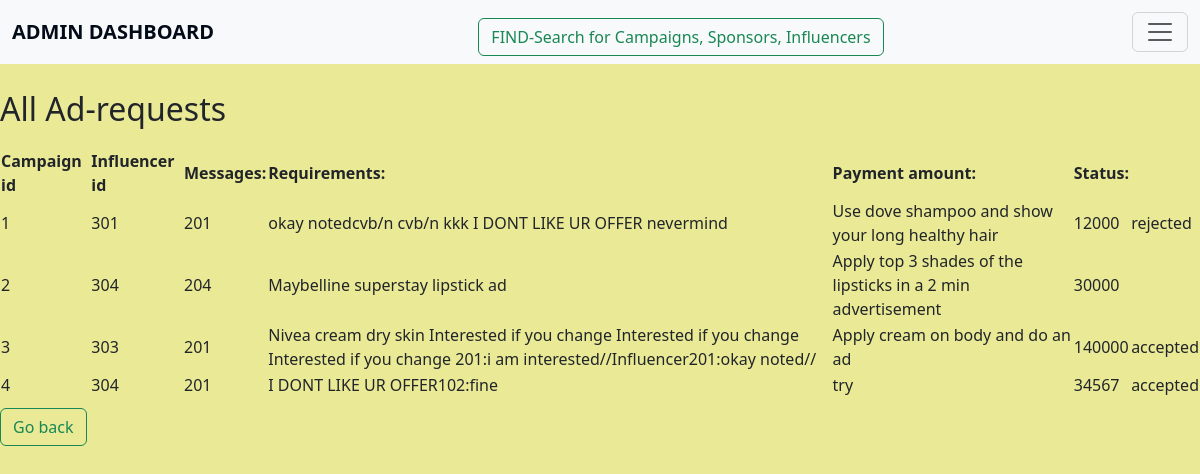
Page /adrequests on the earlier database version.
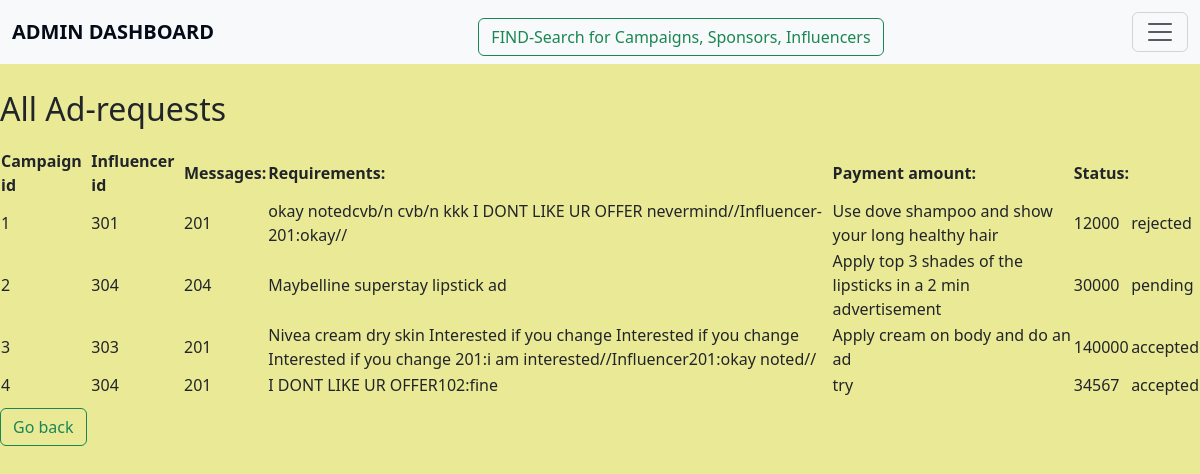
Same page on the later database version.
### application/models.py (models this page shows, shortened)
class Adrequest(db.Model):
    __tablename__="adrequest"
    adreq_id=db.Column(db.Integer,primary_key=True,nullable=False)
    inf_id=db.Column(db.Integer,db.ForeignKey("influencer.inf_id"),nullable=False)
    camp_id=db.Column(db.Integer,db.ForeignKey("campaign.camp_id"),nullable=False)
    messages=db.Column(db.String)
    requirements=db.Column(db.String)
    pay_amount=db.Column(db.Integer,nullable=False)
    status=db.Column(db.String,nullable=False)

### application/controllers.py (the view)
@app.route("/adrequests",methods=["GET"])
def adrequests():
    adreq=Adrequest.query.all()
    return render_template('adrequests.html',adreq=adreq)

### templates/adrequests.html (shortened to what this page needs)
<!DOCTYPE html>
<html lang="en">
<head>
    <link href="https://cdn.jsdelivr.net/npm/bootstrap@5.3.3/dist/css/bootstrap.min.css" rel="stylesheet">
</head>
<body>
    <nav class="navbar bg-body-tertiary fixed-top">
        <div class="container-fluid">
            <a class="navbar-brand" href="/">ADMIN DASHBOARD</a>
            <a href="find_details"><button class="btn btn-outline-success" type="button">FIND-Search for Campaigns, Sponsors, Influencers</button></a>
            <button class="navbar-toggler" type="button" data-bs-toggle="offcanvas" data-bs-target="#offcanvasNavbar" aria-controls="offcanvasNavbar" aria-label="Toggle navigation">
                <span class="navbar-toggler-icon"></span>
            </button>
        </div>
    </nav>
    <h2>All Ad-requests</h2>
    <table id="all-Adrequests">
        <tr>
            <th>Campaign id</th>
            <th>Influencer id</th>
            <th>Messages:</th>
            <th>Requirements:</th>
            <th>Payment amount:</th>
            <th>Status:</th>
        </tr>
        {%for i in adreq%}
            <tr>
                <td>{{i.adreq_id}}</td>
                <td>{{i.camp_id}}</td>
                <td>{{i.inf_id}}</td>
                <td>{{i.messages}}</td>
                <td>{{i.requirements}}</td>
                <td>{{i.pay_amount}}</td>
                <td>{{i.status}}</td>
            </tr>
        {%endfor%}
    </table>
    <td> <a href="{{url_for('admin_dashboard') }}"><button class="btn btn-outline-success" type="button">Go back</button></a></td>
</body>
</html>

### templates/adrequests.html (style rules this page uses)
body { padding-top: 70px; background-color: #eaea96; }
h1, h2 { margin-top: 20px; }
table { margin-top: 20px; }
.navbar-brand { font-weight: bold; }
.navbar, .offcanvas-header, .offcanvas-body { background-color: #f0f2ec; }
.navbar-brand, .nav-link, .offcanvas-title { color: #020b17; }
.btn-primary, .btn-outline-success { margin-top: 10px; }

Differences in the rows shown:
changed Adrequest "Use dove shampoo and show your long healthy hair": messages "okay notedcvb/n cvb/n kkk I DONT LIKE UR OFFER nevermind" → "okay notedcvb/n cvb/n kkk I DONT LIKE UR OFFER nevermind//Influencer-201:okay//"
changed Adrequest "Maybelline superstay lipstick ad": status (not shown) → "pending"
